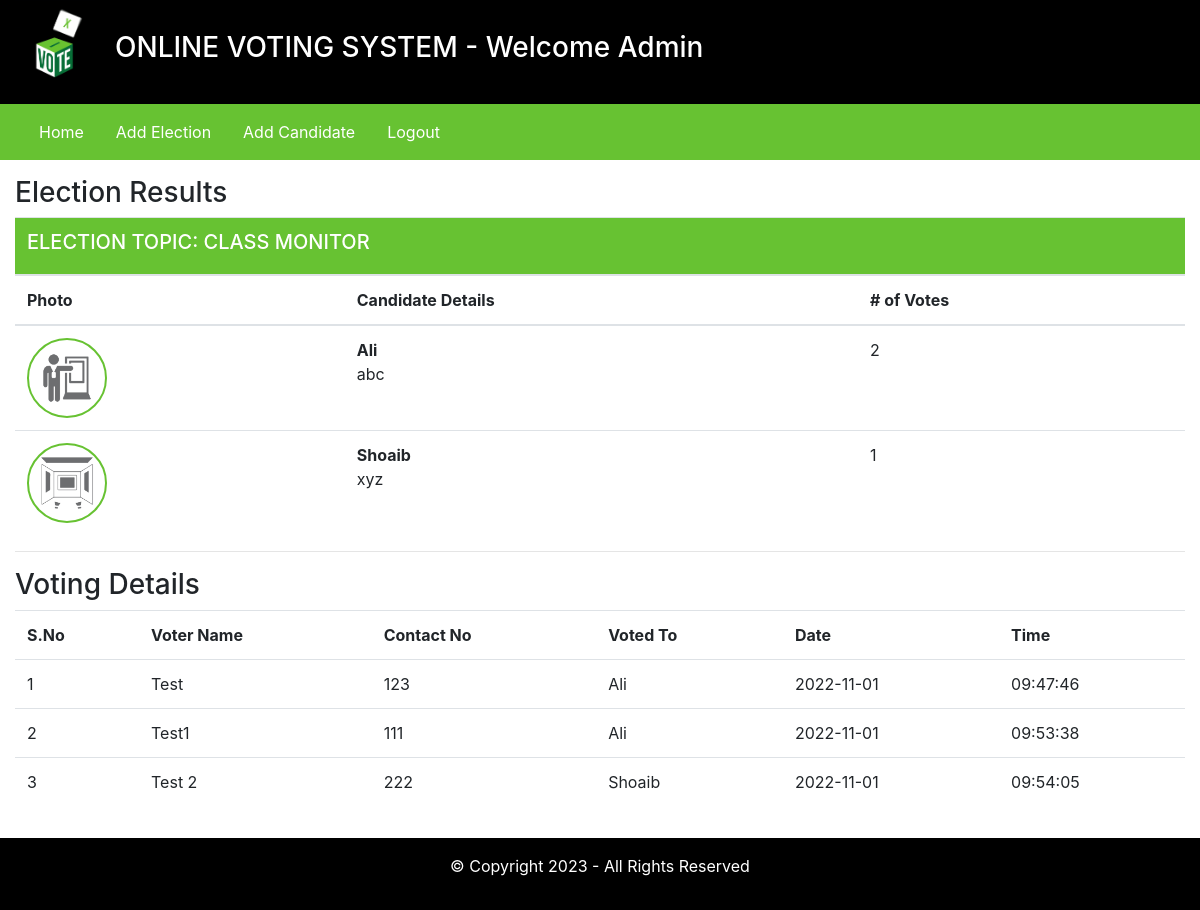
The page /admin/index.php?viewResult=2 (signed in) on the database as committed earlier.
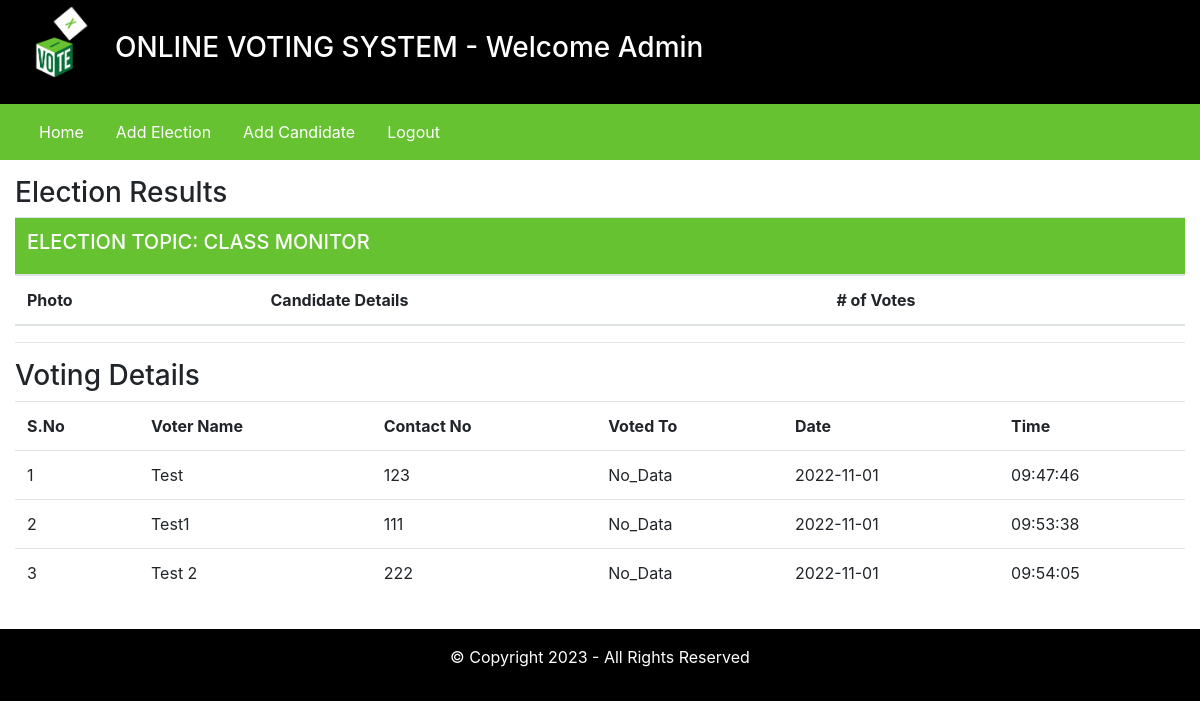
The same page on the database as committed later.
### tables this page shows
CREATE TABLE `elections` (
  `id` int(11) NOT NULL,
  `election_topic` varchar(255) DEFAULT NULL,
  `no_of_candidates` int(11) DEFAULT NULL,
  `starting_date` date DEFAULT NULL,
  `ending_date` date DEFAULT NULL,
  `status` varchar(45) DEFAULT NULL,
  `inserted_by` varchar(255) DEFAULT NULL,
  `inserted_on` date DEFAULT NULL
);

CREATE TABLE `candidate_details` (
  `id` int(11) NOT NULL,
  `election_id` int(11) DEFAULT NULL,
  `candidate_name` varchar(255) DEFAULT NULL,
  `candidate_details` text DEFAULT NULL,
  `candidate_photo` text DEFAULT NULL,
  `inserted_by` varchar(255) DEFAULT NULL,
  `inserted_on` date DEFAULT NULL
);

CREATE TABLE `votings` (
  `id` int(11) NOT NULL,
  `election_id` int(11) DEFAULT NULL,
  `voters_id` int(11) DEFAULT NULL,
  `candidate_id` int(11) NOT NULL,
  `vote_date` date DEFAULT NULL,
  `vote_time` time DEFAULT NULL
);

CREATE TABLE `users` (
  `id` int(11) NOT NULL,
  `username` varchar(255) DEFAULT NULL,
  `contact_no` varchar(45) DEFAULT NULL,
  `password` text DEFAULT NULL,
  `user_role` varchar(45) DEFAULT NULL
);

### admin/inc/viewResults.php (the view, shortened to what this page needs)
<?php
    $election_id = $_GET['viewResult'];
?>
<div class="row my-3">
        <div class="col-12">
            <h3> Election Results </h3>
            <?php
                $fetchingActiveElections = mysqli_query($db, "SELECT * FROM elections WHERE id = '". $election_id ."'") or die(mysqli_error($db));
                $totalActiveElections = mysqli_num_rows($fetchingActiveElections);
                if($totalActiveElections > 0)
                {
                    while($data = mysqli_fetch_assoc($fetchingActiveElections))
                    {
                        $election_id = $data['id'];
                        $election_topic = $data['election_topic'];
                ?>
                        <table class="table">
                            <thead>
                                <tr>
                                    <th colspan="4" class="bg-green text-white"><h5> ELECTION TOPIC: <?php echo strtoupper($election_topic); ?></h5></th>
                                </tr>
                                <tr>
                                    <th> Photo </th>
                                    <th> Candidate Details </th>
                                    <th> # of Votes </th>
                                </tr>
                            </thead>
                            <tbody>
                            <?php
                                $fetchingCandidates = mysqli_query($db, "SELECT * FROM candidate_details WHERE election_id = '". $election_id ."'") or die(mysqli_error($db));
                                while($candidateData = mysqli_fetch_assoc($fetchingCandidates))
                                {
                                    $candidate_id = $candidateData['id'];
                                    $candidate_photo = $candidateData['candidate_photo'];
                                    $fetchingVotes = mysqli_query($db, "SELECT * FROM votings WHERE candidate_id = '". $candidate_id . "'") or die(mysqli_error($db));
                                    $totalVotes = mysqli_num_rows($fetchingVotes);
                            ?>
                                    <tr>
                                        <td> <img src="<?php echo $candidate_photo; ?>" class="candidate_photo"> </td>
                                        <td><?php echo "<b>" . $candidateData['candidate_name'] . "</b><br />" . $candidateData['candidate_details']; ?></td>
                                        <td><?php echo $totalVotes; ?></td>
                                    </tr>
                            <?php
                                }
                            ?>
                            </tbody>
                        </table>
                <?php
                    }
                }else {
                    echo "No any active election.";
                }
            ?>
            <hr>
            <h3>Voting Details</h3>
            <?php
                $fetchingVoteDetails = mysqli_query($db, "SELECT * FROM votings WHERE election_id = '". $election_id ."'");
                $number_of_votes = mysqli_num_rows($fetchingVoteDetails);
                if($number_of_votes > 0)
                {
                    $sno = 1;
            ?>
                    <table class="table">
                        <tr>
                            <th>S.No</th>
                            <th>Voter Name</th>
                            <th>Contact No</th>
                            <th>Voted To</th>
                            <th>Date </th>
                            <th>Time</th>
                        </tr>
            <?php
                    while($data = mysqli_fetch_assoc($fetchingVoteDetails))
                        {
                            $voters_id = $data['voters_id'];
                            $candidate_id = $data['candidate_id'];
                            $fetchingUsername = mysqli_query($db, "SELECT * FROM users WHERE id = '". $voters_id ."'") or die(mysqli_error($db));
                            $isDataAvailable = mysqli_num_rows($fetchingUsername);
                            $userData = mysqli_fetch_assoc($fetchingUsername);
                            if($isDataAvailable > 0)
                            {
                                $username = $userData['username'];
                                $contact_no = $userData['contact_no'];
                            }else {
                                $username = "No_Data";
                                $contact_no = $userData['contact_no'];
                            }
                            $fetchingCandidateName = mysqli_query($db, "SELECT * FROM candidate_details WHERE id = '". $candidate_id ."'") or die(mysqli_error($db));
                            $isDataAvailable = mysqli_num_rows($fetchingCandidateName);
                            $candidateData = mysqli_fetch_assoc($fetchingCandidateName);
                            if($isDataAvailable > 0)
                            {
                                $candidate_name = $candidateData['candidate_name'];
                            }else {
                                $candidate_name = "No_Data";
                            }
                ?>
                            <tr>
                                <td><?php echo $sno++; ?></td>
                                <td><?php echo $username; ?></td>
                                <td><?php echo $contact_no; ?></td>
                                <td><?php echo $candidate_name; ?></td>
                                <td><?php echo $data['vote_date']; ?></td>
                                <td><?php echo $data['vote_time']; ?></td>
                            </tr>
                <?php
                        }
                        echo "</table>";
                    }else {
                        echo "No any vote detail is available!";
                    }
                ?>
        </div>
    </div>

### admin/inc/header.php (shortened to what this page needs)
<!DOCTYPE html>
<html lang="en">
<head>
    <link rel="stylesheet" href="../assets/css/bootstrap.min.css">
    <link rel="stylesheet" href="../assets/css/style.css">
</head>
<body>
    <div class="container-fluid">
        <div class="row bg-black text-white">
            <div class="col-1">
                <img src="../assets/images/logo.gif" width="80px"/>
            </div>
            <div class="col-11 my-auto">
                <h3> ONLINE VOTING SYSTEM - Welcome Admin</h3>
            </div>
        </div>

### admin/inc/navigation.php (shortened to what this page needs)
<div class="row bg-green">
    <div class="col-12 bg-green">
    <nav class="navbar navbar-expand-lg navbar-light bg-green">
    <div class="collapse navbar-collapse" id="navbarSupportedContent">
        <ul class="navbar-nav mr-auto">
        <li class="nav-item">
            <a class="nav-link text-white mr-3" href="index.php?homepage=1">Home</a>
        </li>
        <li class="nav-item">
            <a class="nav-link text-white mr-3" href="index.php?addElectionPage=1">Add Election</a>
        </li>
        <li class="nav-item">
            <a class="nav-link text-white mr-3" href="index.php?addCandidatePage=1">Add Candidate</a>
        </li>
        <li class="nav-item">
            <a class="nav-link text-white mr-3" href="logout.php">Logout</a>
        </li>
         </ul>
    </div>
    </nav>
</div>
</div>

### admin/index.php
<?php
    require_once("inc/header.php");
    require_once("inc/navigation.php");
    if(isset($_GET['homepage']))
    {
        require_once("inc/homepage.php");
    }else if(isset($_GET['addElectionPage']))
    {
        require_once("inc/add_elections.php");
    }else if(isset($_GET['addCandidatePage']))
    {
        require_once("inc/add_candidates.php");
    }else if(isset($_GET['viewResult']))
    {
        require_once("inc/viewResults.php");
    }
?>
<?php
    require_once("inc/footer.php");
?>

### admin/inc/footer.php (shortened to what this page needs)
    <div class="row bg-black text-center text-white">
        <div class="col-12 my-3">
            <p> &copy; Copyright 2023 - All Rights Reserved  <br />
            </p>
        </div>
    </div>
</div>
</body>
</html>

### assets/css/style.css (style rules this page uses)
.text-white { color: #fff; }
.bg-black { background-color: #000; }
.bg-green { background-color: #67C232; }
.candidate_photo { width: 80px; height: 80px; border: 2px solid #67C232; border-radius: 100%; }

Rows that differ between the two databases and show on the page:
removed candidate_details: candidate_photo (picture), candidate_name "Ali", candidate_details "abc", totalVotes "2"
removed candidate_details: candidate_photo (picture), candidate_name "Shoaib", candidate_details "xyz", totalVotes "1"
computed for votings "Test": candidate_details.candidate_name "Ali" → "No_Data"
computed for votings "Test1": candidate_details.candidate_name "Ali" → "No_Data"
computed for votings "Test 2": candidate_details.candidate_name "Shoaib" → "No_Data"
